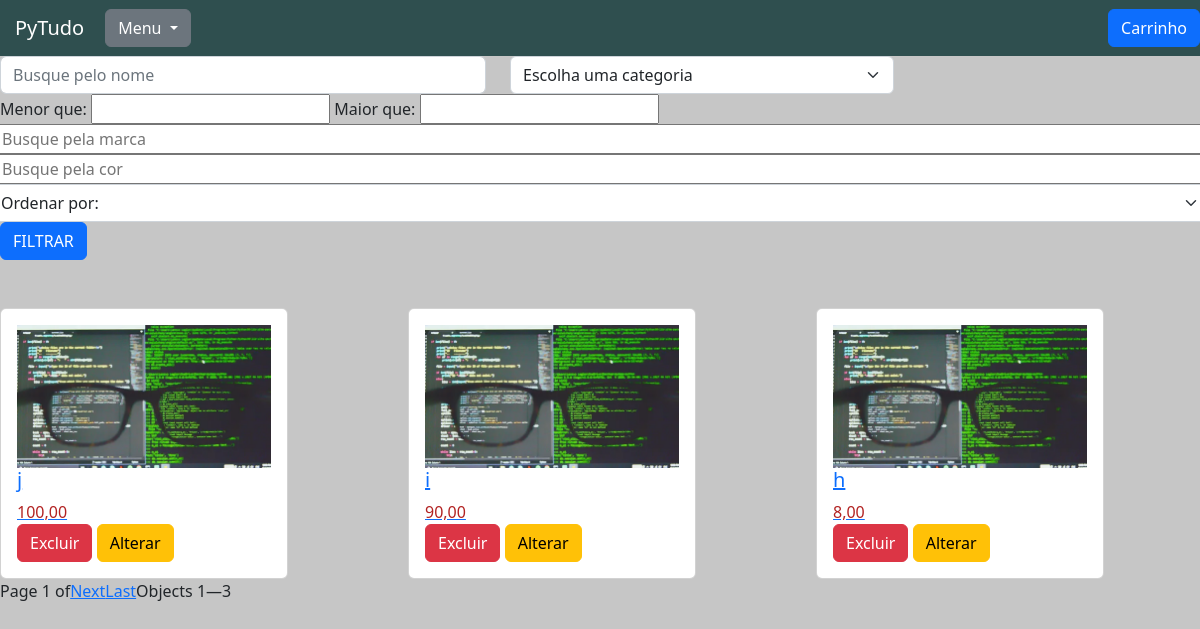
The page /produtos/listar_produtos/ on the database its author committed.
### produtos/models.py (models this page shows, shortened)
class Produtos(models.Model):
    nome = models.CharField(max_length=50)
    descricao = models.TextField()
    foto = models.ImageField()
    preco = models.DecimalField(max_digits=6, decimal_places=2)
    categoria = models.ForeignKey(Categoria, blank=True, null=True, on_delete=models.SET_NULL)
    marca = models.CharField(max_length=50)
    cor = models.CharField(max_length=30)
    quantidade = models.IntegerField()
    data_cadastro = models.DateTimeField(auto_now_add=True)
    data_atualizacao = models.DateTimeField(auto_now=True, null=True)

### produtos/views.py (the view)
# urls.py: path('listar_produtos/', views.listar_produtos, name="listar_produtos"),
def listar_produtos(request):
    produtos = Produtos.objects.all()
    categorias = Categoria.objects.all()
    nome_filtrar = request.GET.get('nome')
    if nome_filtrar:
        produtos = produtos.filter(nome__icontains=nome_filtrar)
    categoria_filtrar = request.GET.get('categoria')
    if categoria_filtrar:
        produtos = produtos.filter(categoria_id=categoria_filtrar)
    preco_menor_filtrar = request.GET.get('preco_menor_filtrar')
    if preco_menor_filtrar:
        preco_menor_filtrar_decimal = Decimal(preco_menor_filtrar.replace(',','.'))
        produtos = produtos.filter(preco__lt=preco_menor_filtrar_decimal)
    preco_maior_filtrar = request.GET.get('preco_maior_filtrar')
    if preco_maior_filtrar:
        preco_maior_filtrar_decimal = Decimal(preco_maior_filtrar.replace(',','.'))
        produtos = produtos.filter(preco__gt=preco_maior_filtrar_decimal)
    marca_filtar = request.GET.get('marca')
    if marca_filtar:
        produtos = produtos.filter(marca__icontains=marca_filtar)
    cor_filtar = request.GET.get('cor')
    if cor_filtar:
        produtos = produtos.filter(cor__icontains=cor_filtar)
    produtos_ordenados = produtos.order_by('-id')
    paginacao = Paginator(produtos_ordenados, 3)
    ordenacao = request.GET.get('ordenacao')
    if ordenacao == 'maior':
        produtos_ordenados = produtos.order_by('-preco')
        paginacao = Paginator(produtos_ordenados, 3)
    elif ordenacao == 'menor':
        produtos_ordenados = produtos.order_by('preco')
        paginacao = Paginator(produtos_ordenados, 3)
    page = request.GET.get('page')
    produtos_paginados = paginacao.get_page(page)
    return render(request, 'produtos.html', {'produtos_paginados': produtos_paginados,
                                             'categorias': categorias,})

### produtos/models.py (called while the page is built)
    def __str__(self):
        return self.nome

### produtos/templatetags/filtros.py (called while the page is built)
@register.simple_tag(takes_context=True)
def param_replace(context, **kwargs):
    d = context['request'].GET.copy()
    for k, v in kwargs.items():
        d[k] = v
    for k in [k for k, v in d.items() if not v]:
        del d[k]
    return d.urlencode()

### produtos/templates/produtos.html (shortened to what this page needs)
{% extends 'base.html' %}
{% load static %}
{% load filtros %}
{% block 'head' %}
    <link href="{% static 'produtos/css/listar_produtos.css' %}" rel="stylesheet">
{% endblock %}
{% block 'body' %}
        <form action="#" method="GET"> {% csrf_token %}
            <div class="row">
                    <div class="col-md-5">
                        <input type="text" placeholder="Busque pelo nome" class="form-control" name="nome">
                    </div>
                    <div class="col-md-4">
                        <select class="form-select" name="categoria">
                            <option value="" disabled selected hidden>Escolha uma categoria</option>
                        </select>
                    </div>
                    <div>
                        <label>Menor que:</label>
                        <input type="text" name="preco_menor_filtrar">
                        <label> Maior que:</label>
                        <input type="text" name="preco_maior_filtrar">
                    </div>
                    <input type="text" placeholder="Busque pela marca"  name="marca">
                    <input type="text" placeholder="Busque pela cor"  name="cor">
                    <select class="form-select" aria-label="Default select example" name="ordenacao">
                        <option value="" disabled selected hidden>Ordenar por:</option>
                    </select>
                <div class="col-md-3">
                    <input type="submit" value="FILTRAR" class="btn btn-primary">
                </div>
            </div>
        </form>
        <br>
        <br>
    <div class="row">
        {% for produto in produtos_paginados %}
            <div class="col-md">
                <div class="card" style="width: 18rem;">
                    <div class="card-body">
                        <a href="{% url 'ver_produto' produto.id %}" class="links">
                            <img width="100%" src="{{produto.foto.url}}">
                            <h5 class="card-title">{{produto.nome}}</h5>
                            <div class="preco"> {{produto.preco}} </div>
                            <a class="btn btn-danger" href="{% url 'excluir_produto' produto.id %}" role="button">Excluir</a>
                            <a class="btn btn-warning" href="{% url 'alterar_produto' produto.id %}" role="button">Alterar</a>
                        </a>
                    </div>
                </div>
            </div>
        {% endfor %}
    </div>
    <div class="pagination">
        Page {{ produtos_paginados.number }} of {{ paginator.num_pages }}
        {% if produtos_paginados.has_next %}
            {% if produtos_paginados.next_page_number != paginator.num_pages %}
                <a href="?{% param_replace page=produtos_paginados.next_page_number %}">Next</a>
            {% endif %}
            <a href="?{% param_replace page=paginator.num_pages %}">Last</a>
        {% endif %}
        <p>Objects {{ produtos_paginados.start_index }}—{{ produtos_paginados.end_index }}</p>
    </div>
{% endblock %}

### pytudo/templates/static/base/css/base.css (style rules this page uses)
body { background-color: #C6C6C6 !important; }

### pytudo/templates/static/produtos/css/listar_produtos.css (style rules this page uses)
.preco { color: #B22222; }

### rows shown on the page
Produtos: foto (picture), nome "j", preco "100,00"
Produtos: foto (picture), nome "i", preco "90,00"
Produtos: foto (picture), nome "h", preco "8,00"

### other values the page prints
{{ produtos_paginados.number }} "1"
{{ produtos_paginados.start_index }} "1"
{{ produtos_paginados.end_index }} "3"
